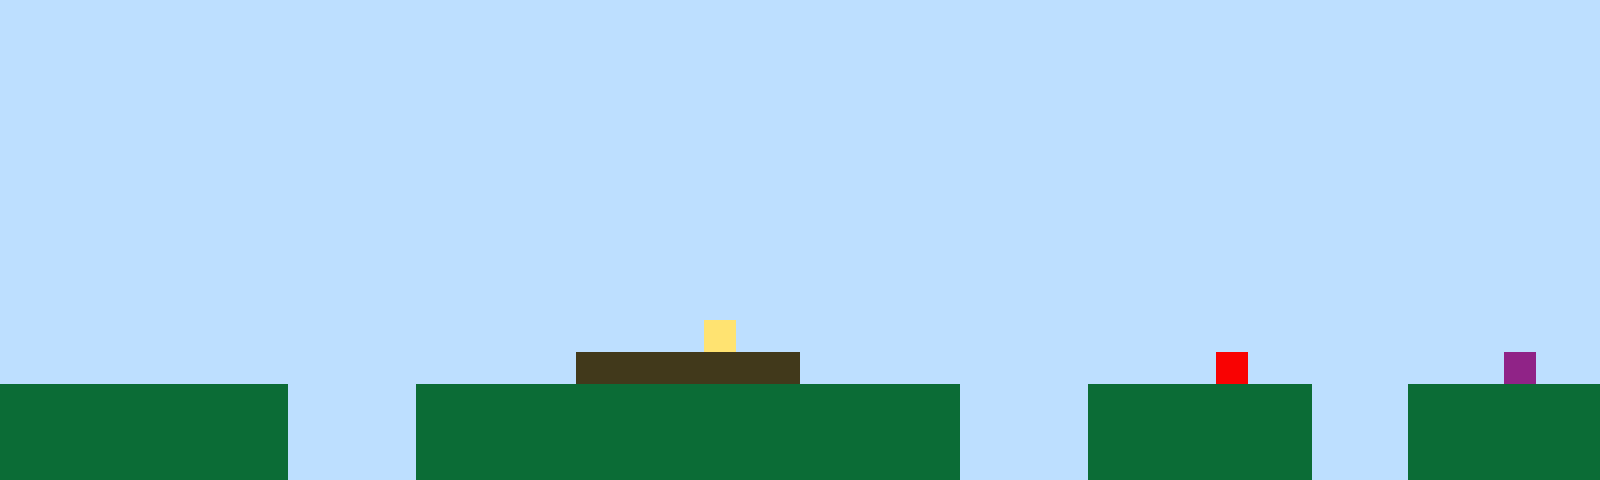

This is a level from a 2D game, rendered from its Tiled map with the project's own tilesets. A one-line summary and the complete map file follow:
An orthogonal 50x15 tile map with 32x32 px tiles, 1 tile layer (Tile Layer 1).

<map version="1.10" tiledversion="1.11.2" orientation="orthogonal" renderorder="right-up" width="50" height="15" tilewidth="32" tileheight="32" infinite="0" nextlayerid="2" nextobjectid="1"><editorsettings><export target="map1.csv" format="csv" /></editorsettings><tileset firstgid="1" name="sprites" tilewidth="32" tileheight="32" tilecount="6" columns="3"><image source="sprites.png" width="96" height="64" /></tileset><layer id="1" name="Tile Layer 1" width="50" height="15"><data encoding="csv">1,1,1,1,1,1,1,1,1,1,1,1,1,1,1,1,1,1,1,1,1,1,1,1,1,1,1,1,1,1,1,1,1,1,1,1,1,1,1,1,1,1,1,1,1,1,1,1,1,1,1,1,1,1,1,1,1,1,1,1,1,1,1,1,1,1,1,1,1,1,1,1,1,1,1,1,1,1,1,1,1,1,1,1,1,1,1,1,1,1,1,1,1,1,1,1,1,1,1,1,1,1,1,1,1,1,1,1,1,1,1,1,1,1,1,1,1,1,1,1,1,1,1,1,1,1,1,1,1,1,1,1,1,1,1,1,1,1,1,1,1,1,1,1,1,1,1,1,1,1,1,1,1,1,1,1,1,1,1,1,1,1,1,1,1,1,1,1,1,1,1,1,1,1,1,1,1,1,1,1,1,1,1,1,1,1,1,1,1,1,1,1,1,1,1,1,1,1,1,1,1,1,1,1,1,1,1,1,1,1,1,1,1,1,1,1,1,1,1,1,1,1,1,1,1,1,1,1,1,1,1,1,1,1,1,1,1,1,1,1,1,1,1,1,1,1,1,1,1,1,1,1,1,1,1,1,1,1,1,1,1,1,1,1,1,1,1,1,1,1,1,1,1,1,1,1,1,1,1,1,1,1,1,1,1,1,1,1,1,1,1,1,1,1,1,1,1,1,1,1,1,1,1,1,1,1,1,1,1,1,1,1,1,1,1,1,1,1,1,1,1,1,1,1,1,1,1,1,1,1,1,1,1,1,1,1,1,1,1,1,1,1,1,1,1,1,1,1,1,1,1,1,1,1,1,1,1,1,1,1,1,1,1,1,1,1,1,1,1,1,1,1,1,1,1,1,1,1,1,1,1,1,1,1,1,1,1,1,1,1,1,1,1,1,1,1,1,1,1,1,1,1,1,1,1,1,1,1,1,1,1,1,1,1,1,1,1,1,1,1,1,1,1,1,1,1,1,1,1,1,1,1,1,1,1,1,1,1,1,1,1,1,1,1,1,1,1,1,1,1,1,1,1,1,1,1,1,1,1,1,1,1,1,1,1,1,1,1,1,1,1,1,1,1,1,1,1,1,1,1,1,1,1,1,1,1,1,1,1,1,1,1,1,1,1,1,1,1,1,1,1,1,1,1,1,1,1,1,1,1,1,1,1,1,1,1,1,1,1,1,1,1,4,1,1,1,1,1,1,1,1,1,1,1,1,1,1,1,1,1,1,1,1,1,1,1,1,1,1,1,1,1,1,1,1,1,1,1,1,1,1,1,1,1,1,1,1,1,3,3,3,3,3,3,3,1,1,1,1,1,1,1,1,1,1,1,1,1,5,1,1,1,1,1,1,1,1,6,1,1,2,2,2,2,2,2,2,2,2,1,1,1,1,2,2,2,2,2,2,2,2,2,2,2,2,2,2,2,2,2,1,1,1,1,2,2,2,2,2,2,2,1,1,1,2,2,2,2,2,2,2,2,2,2,2,2,2,2,2,1,1,1,1,2,2,2,2,2,2,2,2,2,2,2,2,2,2,2,2,2,1,1,1,1,2,2,2,2,2,2,2,1,1,1,2,2,2,2,2,2,2,2,2,2,2,2,2,2,2,1,1,1,1,2,2,2,2,2,2,2,2,2,2,2,2,2,2,2,2,2,1,1,1,1,2,2,2,2,2,2,2,1,1,1,2,2,2,2,2,2</data></layer></map>
